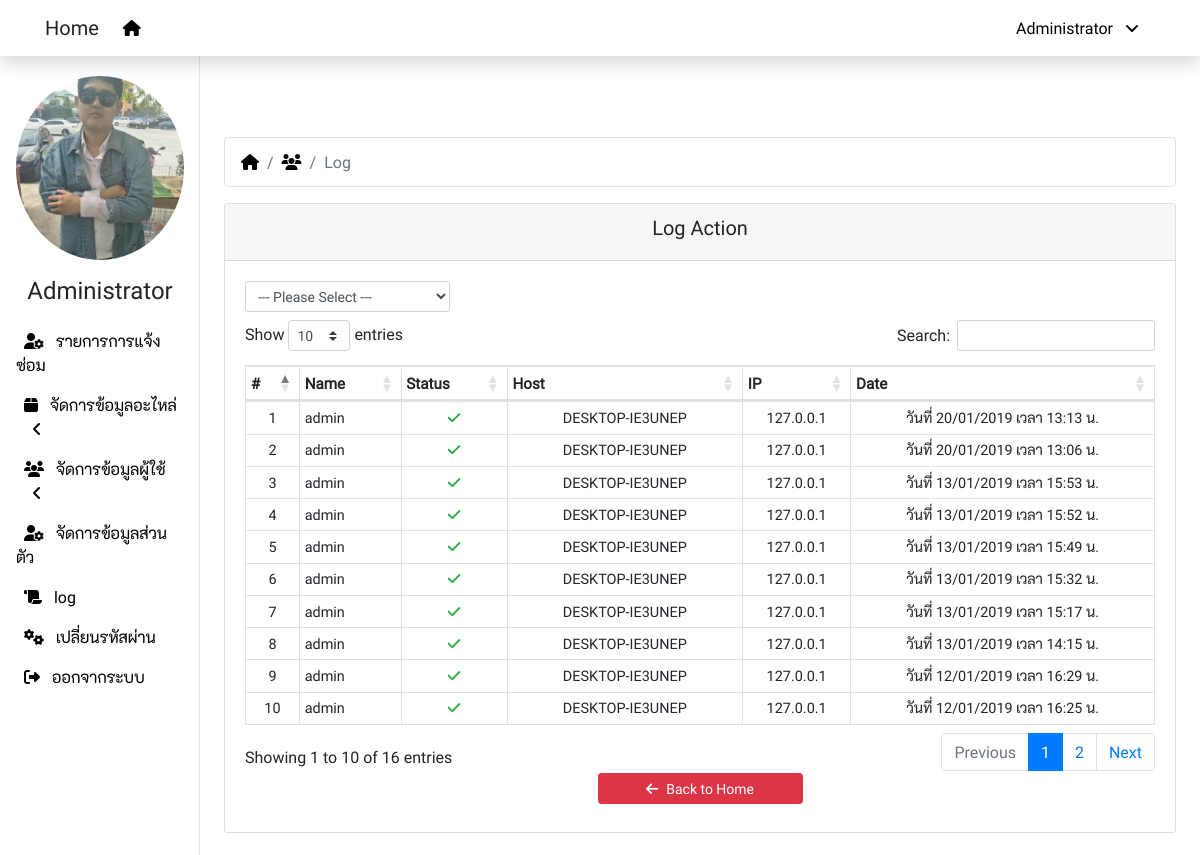
/log.php (signed in), run on the app's committed database.
### tables this page shows
CREATE TABLE `ex_user` (
  `user_id` int(11) NOT NULL,
  `user_code` varchar(20) NOT NULL,
  `user_name` varchar(100) NOT NULL,
  `user_surname` varchar(100) NOT NULL,
  `user_picture` varchar(20) NOT NULL,
  `user_nickname` varchar(50) NOT NULL,
  `dep_id` int(11) NOT NULL,
  `user_email` varchar(100) NOT NULL,
  `user_telephone` varchar(50) NOT NULL,
  `user_mobile` varchar(50) NOT NULL,
  `user_line` varchar(50) NOT NULL,
  `user_level` int(11) NOT NULL DEFAULT '1',
  `user_status` int(1) NOT NULL DEFAULT '1',
  `user_create` varchar(50) NOT NULL,
  `user_update` timestamp NOT NULL DEFAULT CURRENT_TIMESTAMP ON UPDATE CURRENT_TIMESTAMP
);

CREATE TABLE `ex_log` (
  `log_id` int(11) NOT NULL,
  `log_username` varchar(50) NOT NULL,
  `log_host` varchar(50) NOT NULL,
  `log_ip` varchar(50) NOT NULL,
  `log_status` int(11) NOT NULL,
  `log_create` timestamp NOT NULL DEFAULT CURRENT_TIMESTAMP ON UPDATE CURRENT_TIMESTAMP
);

### config/function.php (called while the page is built, shortened)
<?php
  function getUserPicture($code){
    global $dbcon;
    $data = [$code];
    $sql = "SELECT user_picture FROM ex_user WHERE user_code = ?";
    $stmt = $dbcon->prepare($sql);
    $stmt->execute($data);
    $row = $stmt->fetch();
    $get = $row['user_picture'];
    return $get;
  }
  function getUserNickname($code){
    global $dbcon;
    $data = [$code];
    $sql = "SELECT user_nickname FROM ex_user WHERE user_code = ?";
    $stmt = $dbcon->prepare($sql);
    $stmt->execute($data);
    $row = $stmt->fetch();
    $get = $row['user_nickname'];
    return $get;
  }
  function getUserLevel($code){
    global $dbcon;
    $data = [$code];
    $sql = "SELECT user_level FROM ex_user WHERE user_code = ?";
    $stmt = $dbcon->prepare($sql);
    $stmt->execute($data);
    $row = $stmt->fetch();
    $get = $row['user_level'];
    return $get;
  }
  function getFilterLog($status){
    global $dbcon;
    $filter_status = ($status ? '= '.$status : 'IS NOT NULL');
    $sql = "SELECT *
      FROM ex_log
      WHERE log_status $filter_status
      ORDER BY log_id DESC";
    $stmt = $dbcon->prepare($sql);
    $stmt->execute();
    return $stmt;
  }
?>

### log.php (the view, shortened to what this page needs)
<?php
  include_once 'config/connection.php';
  include_once 'config/function.php';
?>
<!DOCTYPE html>
<html lang="en">
<head>
  <link rel="stylesheet" href="node_modules/bootstrap/dist/css/bootstrap.min.css">
  <link rel="stylesheet" href="node_modules/@fortawesome/fontawesome-pro/css/all.min.css">
  <link rel="stylesheet" href="node_modules/datatables.net-bs4/css/dataTables.bootstrap4.min.css">
  <link rel="stylesheet" href="public/css/custom.css">
</head>
<body>
  <?php include_once 'inc/navbar.php' ?>
  <div class="container-fluid">
    <div class="row">
      <?php include_once 'inc/sidemenu.php' ?>
      <main role="main" class="col-xl-10 col-md-9 ml-sm-auto px-4">
        <nav>
          <ol class="breadcrumb bg-white border">
            <li class="breadcrumb-item">
              <a href="request.php"><i class="fas fa-home"></i></a>
            </li>
            <li class="breadcrumb-item">
              <a href="users.php"><i class="fas fa-users"></i></a>
            </li>
            <li class="breadcrumb-item active">
              Log
            </li>
          </ol>
        </nav>
        <div class="row justify-content-center">
          <div class="col-12">
            <div class="card">
              <div class="card-header">
                <h5 class="text-center">Log Action</h5>
              </div>
              <div class="card-body">
                <div class="row">
                  <div class="col-xl-3 col-md-6 mb-2">
                    <select class="form-control form-control-sm"
                      onChange="location = this.options[this.selectedIndex].value;">
                      <option value="log.php?status="
                        <?php if(empty($_GET['dep'])) echo 'selected' ?>>--- Please Select ---</option>
                    </select>
                  </div>
                </div>
                <div class="row justify-content-center">
                  <div class="col-12">
                    <div class="table-responsive">
                      <table id="data" class="table table-bordered table-hover table-sm">
                        <thead>
                          <tr>
                            <th>#</th>
                            <th>Name</th>
                            <th>Status</th>
                            <th>Host</th>
                            <th>IP</th>
                            <th>Date</th>
                          </tr>
                        </thead>
                        <tbody>
                          <?php
                            @$getStatus = $_GET['status'];
                            @$result = getFilterLog($getStatus);
                            foreach($result as $key => $row):
                              $log_date = date('d/m/Y', strtotime($row['log_create']));
                              $log_time = date('H:i', strtotime($row['log_create']));
                          ?>
                          <tr>
                            <td><?php echo $key+1 ?></td>
                            <td class="text-left"><?php echo $row['log_username'] ?></td>
                            <td>
                              <?php echo ($row['log_status'] == 1
                                ? '<i class="fas fa-check text-success"></i>'
                                : ($row['log_status'] == 2
                                ? '<i class="fas fa-times-circle text-danger"></i>'
                                : '<i class="fas fa-exchange-alt text-primary"></i>'))
                              ?>
                            </td>
                            <td><?php echo $row['log_host'] ?></td>
                            <td><?php echo $row['log_ip'] ?></td>
                            <td><?php echo 'วันที่ '.$log_date.' เวลา '.$log_time.' น.' ?></td>
                          </tr>
                          <?php
                            endforeach;
                          ?>
                        </tbody>
                      </table>
                    </div>
                  </div>
                  <div class="col-sm-3 pb-2">
                    <a class="btn btn-danger btn-sm btn-block" href="users.php">
                      <i class="fa fa-arrow-left pr-2"></i>Back to Home
                    </a>
                  </div>
                </div>
              </div>
            </div>
          </div>
        </div>
      </main>
    </div>
  </div>
</body>
</html>

### inc/navbar.php (shortened to what this page needs)
<nav class="navbar navbar-expand-lg bg-white fixed-top flex-md-nowrap shadow">
  <div class="container">
    <span class="navbar-brand">Home</span>
    <div class="collapse navbar-collapse" id="navbarMenu">
      <ul class="navbar-nav mr-auto">
        <li class="nav-item">
          <a class="nav-link" href="request.php">
            <i class="fas fa-home"></i>
          </a>
        </li>
      </ul>
      <ul class="navbar-nav ml-auto">
        <li class="nav-item dropdown">
          <a class="nav-link" href="javascript:void(0)" data-toggle="dropdown">
            <?php echo getUserNickname($_SESSION['user_code']) ?>
            <i class="fa fa-angle-down px-2"></i>
          </a>
        </li>
      </ul>
    </div>
  </div>
</nav>

### inc/sidemenu.php (shortened to what this page needs)
<nav class="col-xl-2 col-md-3 d-none d-md-block sidebar">
  <div class="sidebar-sticky">
    <ul class="nav flex-column">
      <li class="nav-item">
        <img class="nav-link img-fluid picture-profile mx-auto d-block"
          src="public/images/users/<?php echo getUserPicture($_SESSION['user_code']) ?>" alt="">
      </li>
      <li class="nav-item">
        <h4 class="nav-link text-center">
          <?php echo getUserNickname($_SESSION['user_code']) ?>
        </h4>
      </li>
      <?php
        $profile = strpos($_SERVER['PHP_SELF'], "profile.php");
        $chgpwd = strpos($_SERVER['PHP_SELF'], "change_pwd.php");
        $computers = strpos($_SERVER['PHP_SELF'], "computers.php");
        $software = strpos($_SERVER['PHP_SELF'], "software.php");
        $check_level = getUserLevel($_SESSION['user_code']);
      ?>
      <?php if($check_level == 69 || $check_level == 99): ?>
        <li class="nav-item">
          <li class="nav-item <?php if($computers || $software) echo 'active' ?>">
            <a class="nav-link" href="manage1.php">
              <i class="fas fa-user-cog px-2"></i>
              รายการการแจ้งซ่อม
            </a>
          </li>
          <a class="nav-link" data-toggle="collapse" href="#sub_dashboard2">
            <i class="fas fa-box px-2"></i>
             จัดการข้อมูลอะไหล่
            <i class="fas fa-angle-<?php echo ($profile || $chgpwd ? 'down' : 'left') ?> px-3"></i>
          </a>
          <li class="nav-item">
            <a class="nav-link" data-toggle="collapse" href="#sub_dashboard">
              <i class="fas fa-users px-2"></i>
              จัดการข้อมูลผู้ใช้
              <i class="fas fa-angle-<?php echo ($profile || $chgpwd ? 'down' : 'left') ?> px-3"></i>
            </a>
          </li>
        </li>
        <li class="nav-item <?php if($computers || $software) echo 'active' ?>">
          <a class="nav-link" href="profile.php">
            <i class="fas fa-user-cog px-2"></i>
            จัดการข้อมูลส่วนตัว
          </a>
        </li>
        <li class="nav-item <?php if($computers || $software) echo 'active' ?>">
          <a class="nav-link" href="log.php">
            <i class="fas fa-scroll px-2"></i>
            log
          </a>
        </li>
        <li class="nav-item <?php if($computers || $software) echo 'active' ?>">
          <a class="nav-link" href="change_pwd.php">
            <i class="fas fa-cogs px-2"></i>
            เปลี่ยนรหัสผ่าน
          </a>
        </li>
        <li class="nav-item <?php if($computers || $software) echo 'active' ?>">
          <a class="nav-link" href="logout.php">
            <i class="fas fa-sign-out-alt px-2"></i>
            ออกจากระบบ
          </a>
        </li>
      <?php
        endif;
      ?>
    </ul>
  </div>
</nav>

### public/css/custom.css (style rules this page uses)
body { font-family: 'robotoregular', 'k2dregular', Tahoma; }
td, tr { white-space: normal; text-align: center; vertical-align: middle !important; font-size: 0.95em; }
a { color: #000; }
.active , .active a { color: #DC3545; }
.sidebar { position: fixed; top: 0; bottom: 0; left: 0; z-index: 100; padding: 60px 0 0; box-shadow: inset -1px 0 0 rgba(0, 0, 0, .1); }
.sidebar-sticky { position: relative; top: 0; height: calc(100vh - 60px); padding-top: .5rem; overflow-x: hidden; overflow-y: auto; }
.picture-profile { width: 200px; height: 200px; border-radius: 50%; object-fit: cover; }
[role="main"] { padding-top: 80px; }

### data on the page
ex_user: user_nickname "Administrator", user_picture (picture)
ex_log: log_username "admin", log_status 1 (drawn), log_host "DESKTOP-IE3UNEP", log_ip "127.0.0.1", log_create "20/01/2019", log_create "13:13"
ex_log: log_username "admin", log_status 1 (drawn), log_host "DESKTOP-IE3UNEP", log_ip "127.0.0.1", log_create "20/01/2019", log_create "13:06"
ex_log: log_username "admin", log_status 1 (drawn), log_host "DESKTOP-IE3UNEP", log_ip "127.0.0.1", log_create "13/01/2019", log_create "15:53"
ex_log: log_username "admin", log_status 1 (drawn), log_host "DESKTOP-IE3UNEP", log_ip "127.0.0.1", log_create "13/01/2019", log_create "15:52"
ex_log: log_username "admin", log_status 1 (drawn), log_host "DESKTOP-IE3UNEP", log_ip "127.0.0.1", log_create "13/01/2019", log_create "15:49"
ex_log: log_username "admin", log_status 1 (drawn), log_host "DESKTOP-IE3UNEP", log_ip "127.0.0.1", log_create "13/01/2019", log_create "15:32"
ex_log: log_username "admin", log_status 1 (drawn), log_host "DESKTOP-IE3UNEP", log_ip "127.0.0.1", log_create "13/01/2019", log_create "15:17"
ex_log: log_username "admin", log_status 1 (drawn), log_host "DESKTOP-IE3UNEP", log_ip "127.0.0.1", log_create "13/01/2019", log_create "14:15"
ex_log: log_username "admin", log_status 1 (drawn), log_host "DESKTOP-IE3UNEP", log_ip "127.0.0.1", log_create "12/01/2019", log_create "16:29"
ex_log: log_username "admin", log_status 1 (drawn), log_host "DESKTOP-IE3UNEP", log_ip "127.0.0.1", log_create "12/01/2019", log_create "16:25"
